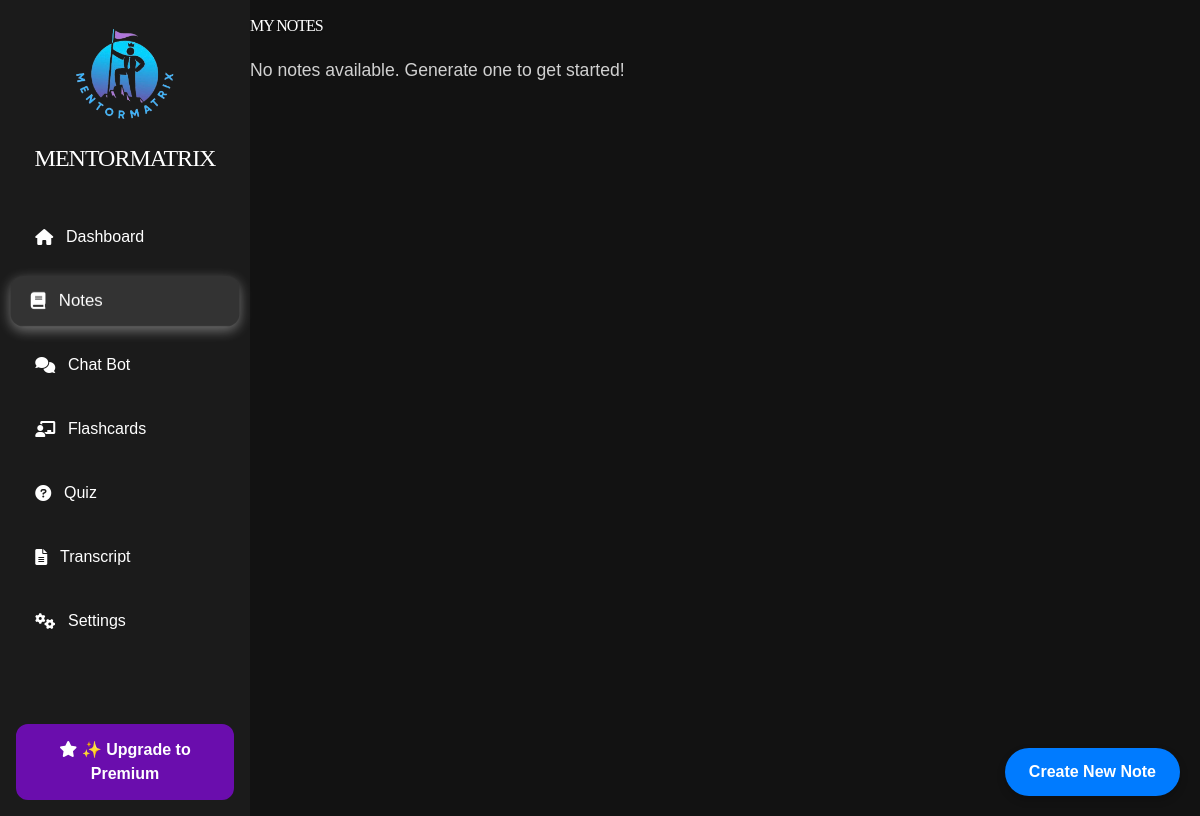
/notes, run on an earlier commit of the app's database.
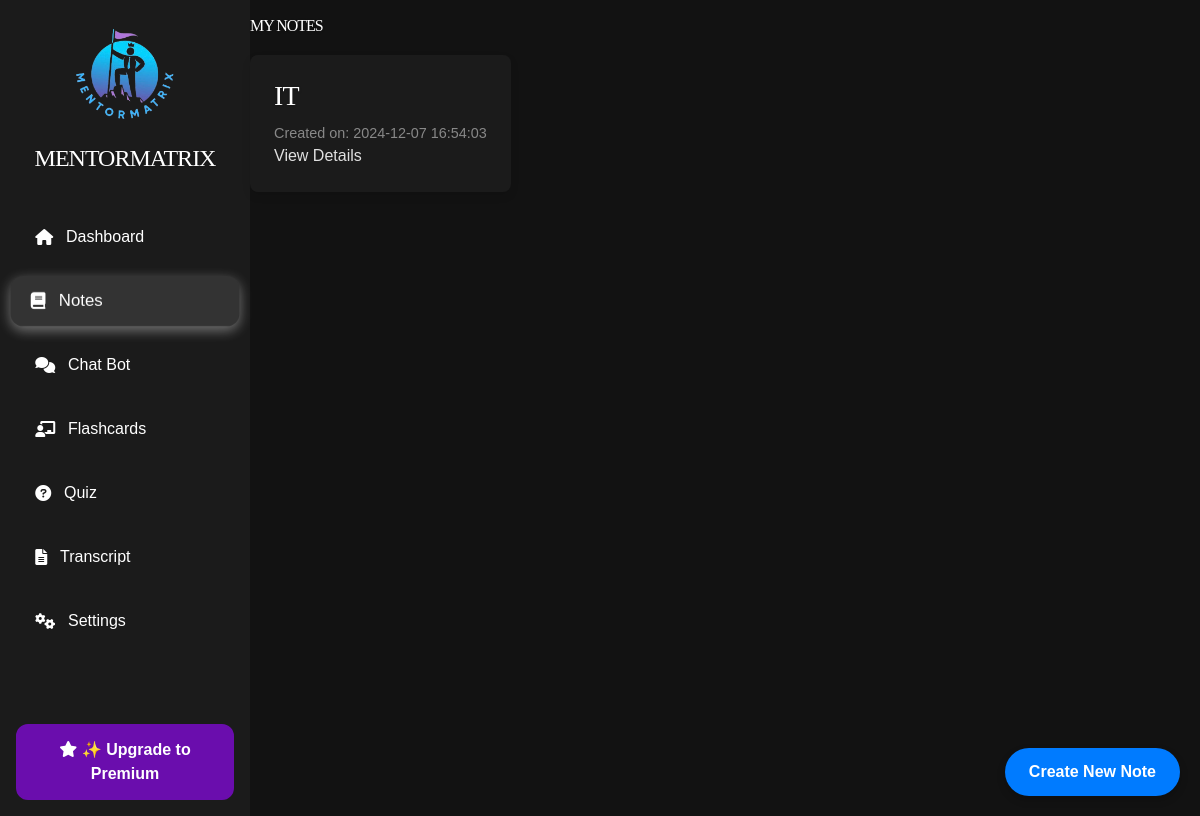
And on a later commit of the database.
### tables this page shows
CREATE TABLE notes (
                    id INTEGER PRIMARY KEY AUTOINCREMENT,
                    transcript_id INTEGER,
                    title TEXT NOT NULL,
                    content TEXT NOT NULL,
                    created_at DATETIME DEFAULT CURRENT_TIMESTAMP,
                    updated_at DATETIME DEFAULT CURRENT_TIMESTAMP,
                    FOREIGN KEY (transcript_id) REFERENCES transcripts(id) ON DELETE CASCADE);

### routes/notes.py (the view)
@notes_blueprint.route('/notes')
def notes():
    notes_data = db.execute('''
        SELECT
            notes.id,
            notes.title AS note_title,
            notes.content AS note_content,
            notes.created_at,
            files.name AS file_name,
            files.file_type,
            files.metadata,
            transcripts.title AS transcript_title
        FROM notes
        LEFT JOIN files ON notes.transcript_id = files.transcript_id
        LEFT JOIN transcripts ON notes.transcript_id = transcripts.id
    ''')
    return render_template('notes.html', notes=notes_data, current_route='notes')

### templates/notes.html (shortened to what this page needs)
{% extends "layout.html" %}
{% block other_head_stuff %}
    <link rel="stylesheet" href="{{ url_for('static', filename='css/notes.css') }}">
{% endblock %}
{% block content %}
    <div class="container">
        <div class="main-content">
            <h1>My Notes</h1>
            <ul class="notes-list">
                {% for note in notes %}
                    <li class="note-item">
                        <h2>{{ note.note_title }}</h2>
                        <small>Created on: {{ note.created_at }}</small>
                        <a href="{{ url_for('notes.view_note', note_id=note.id) }}" class="view-details-btn">View Details</a>
                    </li>
                {% else %}
                    <p>No notes available. Generate one to get started!</p>
                {% endfor %}
            </ul>
        </div>
    </div>
    <button id="openModalBtn" class="premium-button">Create New Note</button>
{% endblock %}

What changed in the data, as far as the page shows it:
added notes: note_title "IT", created_at "2024-12-07 16:54:03"
Also different on the page:
text no longer shown: "No notes available. Generate one to get started!"
